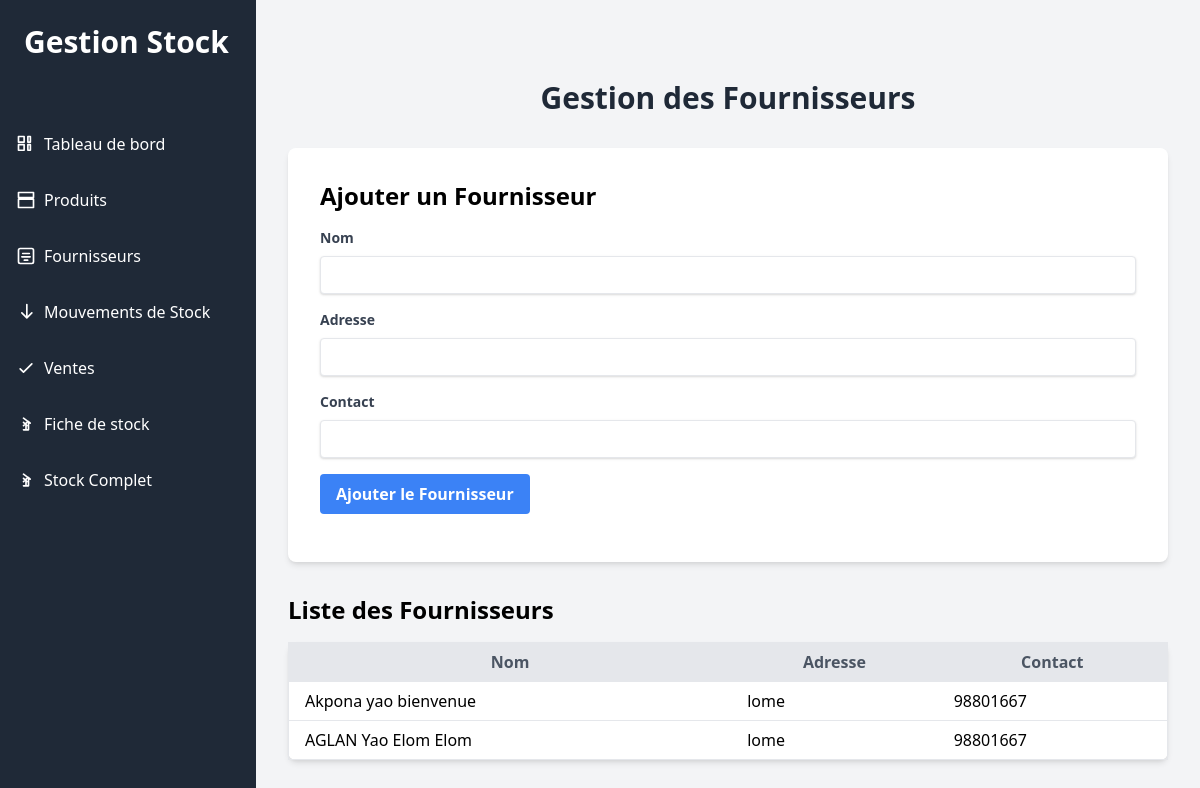
The app's page /fournisseurs.php with its own data.
### tables this page shows
CREATE TABLE IF NOT EXISTS `fournisseurs` (
  `id` int NOT NULL AUTO_INCREMENT,
  `nom` varchar(255) NOT NULL,
  `adresse` text,
  `contact` varchar(255) DEFAULT NULL,
  PRIMARY KEY (`id`)
);

### public/fournisseurs.php (the view, shortened to what this page needs)
<?php
include 'db_connect.php';
$sql = "SELECT * FROM fournisseurs";
$result = $conn->query($sql);
$fournisseurs = [];
if ($result->num_rows > 0) {
    while ($row = $result->fetch_assoc()) {
        $fournisseurs[] = $row;
    }
}
?>
<!DOCTYPE html>
<html lang="fr">
<head>
    <link href="css/styles.css" rel="stylesheet">
    <link href="https://cdn.jsdelivr.net/npm/tailwindcss@2.2.19/dist/tailwind.min.css" rel="stylesheet">
</head>
<body class="bg-gray-100">
 <div class="h-screen w-64 bg-gray-800 text-white fixed top-0 left-0">
        <div class="p-6">
            <h1 class="text-3xl font-semibold">Gestion Stock</h1>
        </div>
        <nav class="mt-10">
            <ul>
                <li class="mb-4">
                    <a href="index.php" class="block py-2 px-4 hover:bg-gray-700 rounded flex items-center">
                        <svg xmlns="http://www.w3.org/2000/svg" class="h-5 w-5 mr-2" fill="none" viewBox="0 0 24 24" stroke="currentColor">
                            <path stroke-linecap="round" stroke-linejoin="round" stroke-width="2" d="M9.75 3v6.75H3V3h6.75zm7.5 0v6.75H14.25V3h3zm-7.5 9.75v6.75H3v-6.75h6.75zm7.5 0v6.75H14.25v-6.75h3z" />
                        </svg>
                        Tableau de bord
                    </a>
                </li>
                <li class="mb-4">
                    <a href="produits.php" class="block py-2 px-4 hover:bg-gray-700 rounded flex items-center">
                        <svg xmlns="http://www.w3.org/2000/svg" class="h-5 w-5 mr-2" fill="none" viewBox="0 0 24 24" stroke="currentColor">
                            <path stroke-linecap="round" stroke-linejoin="round" stroke-width="2" d="M3 3h18v6H3V3zm0 8h18v10H3V11z" />
                        </svg>
                        Produits
                    </a>
                </li>
                <li class="mb-4">
                    <a href="fournisseurs.php" class="block py-2 px-4 hover:bg-gray-700 rounded flex items-center">
                        <svg xmlns="http://www.w3.org/2000/svg" class="h-5 w-5 mr-2" fill="none" viewBox="0 0 24 24" stroke="currentColor">
                            <path stroke-linecap="round" stroke-linejoin="round" stroke-width="2" d="M5 3h14a2 2 0 012 2v14a2 2 0 01-2 2H5a2 2 0 01-2-2V5a2 2 0 012-2zm3 6h8M7 13h10m-7 4h4" />
                        </svg>
                        Fournisseurs
                    </a>
                </li>
                <li class="mb-4">
                    <a href="mouvements.php" class="block py-2 px-4 hover:bg-gray-700 rounded flex items-center">
                        <svg xmlns="http://www.w3.org/2000/svg" class="h-5 w-5 mr-2" fill="none" viewBox="0 0 24 24" stroke="currentColor">
                            <path stroke-linecap="round" stroke-linejoin="round" stroke-width="2" d="M19 13l-6 6m0 0l-6-6m6 6V3" />
                        </svg>
                        Mouvements de Stock
                    </a>
                </li>
                <li class="mb-4">
                    <a href="ventes.php" class="block py-2 px-4 hover:bg-gray-700 rounded flex items-center">
                        <svg xmlns="http://www.w3.org/2000/svg" class="h-5 w-5 mr-2" fill="none" viewBox="0 0 24 24" stroke="currentColor">
                            <path stroke-linecap="round" stroke-linejoin="round" stroke-width="2" d="M5 13l4 4L19 7" />
                        </svg>
                        Ventes
                    </a>
                </li>
                <li class="mb-4">
                    <a href="fiche_de_stock.php" class="block py-2 px-4 hover:bg-gray-700 rounded flex items-center">
                        <svg xmlns="http://www.w3.org/2000/svg" class="h-5 w-5 mr-2" fill="none" viewBox="0 0 24 24" stroke="currentColor">
                            <path stroke-linecap="round" stroke-linejoin="round" stroke-width="2" d="M9 14l2-2m0 0l2-2m-2 2l-2-2m2 2l2 2M12 12v7m0 0H9m3 0h3m0 0V9m0 0l2 2m0 0l-2-2m2 2L9 5" />
                        </svg>
                        Fiche de stock
                    </a>
                </li>
                <li class="mb-4">
                    <a href="stock.php" class="block py-2 px-4 hover:bg-gray-700 rounded flex items-center">
                        <svg xmlns="http://www.w3.org/2000/svg" class="h-5 w-5 mr-2" fill="none" viewBox="0 0 24 24" stroke="currentColor">
                            <path stroke-linecap="round" stroke-linejoin="round" stroke-width="2" d="M9 14l2-2m0 0l2-2m-2 2l-2-2m2 2l2 2M12 12v7m0 0H9m3 0h3m0 0V9m0 0l2 2m0 0l-2-2m2 2L9 5" />
                        </svg>
                        Stock Complet
                    </a>
                </li>
            </ul>
        </nav>
    </div>
    <div id="main-content" class="p-8">
        <h1 class="text-3xl font-bold text-center text-gray-800 mb-8">Gestion des Fournisseurs</h1>
        <div class="bg-white p-8 rounded-lg shadow-md">
            <h2 class="text-2xl font-bold mb-4">Ajouter un Fournisseur</h2>
            <form method="POST" action="">
                <div class="mb-4">
                    <label class="block text-gray-700 text-sm font-bold mb-2" for="nom">Nom</label>
                    <input type="text" name="nom" id="nom" class="shadow appearance-none border rounded w-full py-2 px-3 text-gray-700 leading-tight focus:outline-none focus:shadow-outline" required>
                </div>
                <div class="mb-4">
                    <label class="block text-gray-700 text-sm font-bold mb-2" for="adresse">Adresse</label>
                    <input type="text" name="adresse" id="adresse" class="shadow appearance-none border rounded w-full py-2 px-3 text-gray-700 leading-tight focus:outline-none focus:shadow-outline" required>
                </div>
                <div class="mb-4">
                    <label class="block text-gray-700 text-sm font-bold mb-2" for="contact">Contact</label>
                    <input type="text" name="contact" id="contact" class="shadow appearance-none border rounded w-full py-2 px-3 text-gray-700 leading-tight focus:outline-none focus:shadow-outline" required>
                </div>
                <div class="flex items-center justify-between">
                    <button type="submit" name="add_supplier" class="bg-blue-500 hover:bg-blue-700 text-white font-bold py-2 px-4 rounded focus:outline-none focus:shadow-outline">
                        Ajouter le Fournisseur
                    </button>
                </div>
            </form>
        </div>
        <div class="mt-8">
            <h2 class="text-2xl font-bold mb-4">Liste des Fournisseurs</h2>
            <table class="min-w-full bg-white border rounded-lg shadow-md">
                <thead>
                    <tr>
                        <th class="py-2 px-4 bg-gray-200 text-gray-600 font-bold">Nom</th>
                        <th class="py-2 px-4 bg-gray-200 text-gray-600 font-bold">Adresse</th>
                        <th class="py-2 px-4 bg-gray-200 text-gray-600 font-bold">Contact</th>
                    </tr>
                </thead>
                <tbody>
                    <?php if (count($fournisseurs) > 0): ?>
                        <?php foreach ($fournisseurs as $fournisseur): ?>
                            <tr>
                                <td class="border-t py-2 px-4"><?php echo htmlspecialchars($fournisseur['nom'], ENT_QUOTES, 'UTF-8'); ?></td>
                                <td class="border-t py-2 px-4"><?php echo htmlspecialchars($fournisseur['adresse'], ENT_QUOTES, 'UTF-8'); ?></td>
                                <td class="border-t py-2 px-4"><?php echo htmlspecialchars($fournisseur['contact'], ENT_QUOTES, 'UTF-8'); ?></td>
                            </tr>
                        <?php endforeach; ?>
                    <?php else: ?>
                        <tr>
                            <td colspan="3" class="text-center text-gray-600 py-4">Aucun fournisseur trouvé.</td>
                        </tr>
                    <?php endif; ?>
                </tbody>
            </table>
        </div>
    </div>
</body>
</html>

### public/fournisseurs.php (style rules this page uses)
#main-content { position: fixed; top: 0; left: 256px; width: calc(100% - 256px); height: 100vh; overflow-y: auto; padding-top: 80px; }

### records on screen
fournisseurs: nom "Akpona yao bienvenue", adresse "lome", contact "98801667"
fournisseurs: nom "AGLAN Yao Elom Elom", adresse "lome", contact "98801667"
